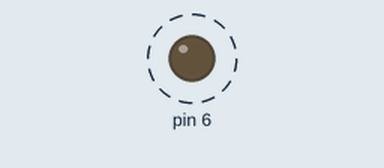
Bench run of a sketch on a simulated Arduino Uno, built with avr-gcc and run on an emulated ATmega328P. Shown: output pins drawn as LEDs (lit = HIGH). Dashed ring = blinking.

Above: at 1.2 s.
Timing chart, 0 to 5.1 s (numbered marks = the images above):
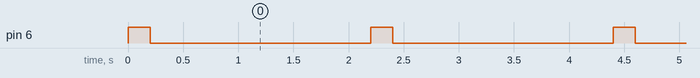

The sketch:

mkr1000_blink.ino
```cpp
void setup() {
  pinMode(6, OUTPUT);
}
void loop() {
  digitalWrite(6, HIGH);   // turn the LED on (HIGH is the voltage level)
  delay(200);              // wait for 500ms
  digitalWrite(6, LOW);    // turn the LED off by making the voltage LOW
  delay(2000);              // wait for 500ms
}
```

Measured:
- by itself, pin 6: alternates HIGH for 0.20 s and LOW for 2.0 s
